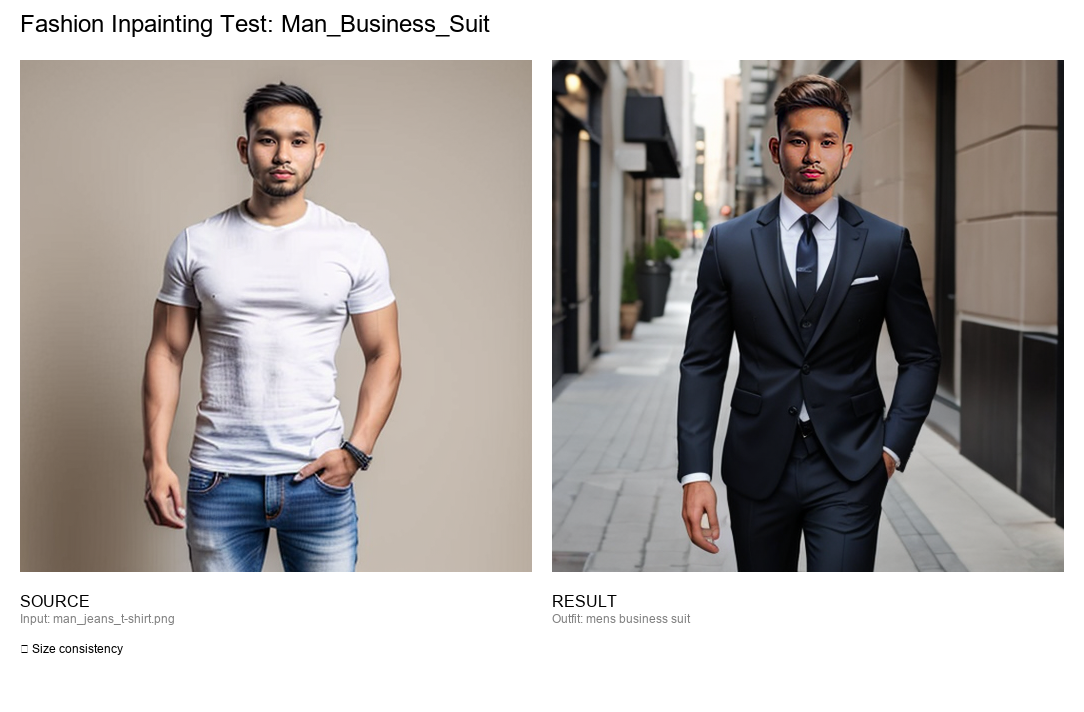
#> input picture examples/Man_Business_Suit_comparison.png, 1084 x 712 px
$ python -i fixed_appearance_analyzer.py   (imports and definitions only)
#> lines starting #> are read from the running program, lines starting #| are printed output that depends on the picture
"""
FIXED APPEARANCE ANALYZER - SPECIFIC FIXES FOR YOUR ISSUES
=========================================================

Addresses the specific problems from your test:
1. Better blonde detection (was detecting light_brown instead)
2. Fixed hair conflict detection (false positive with "red evening dress")
3. Fixed division by zero in skin analysis
4. Lower confidence thresholds for application
5. More aggressive blonde classification
"""

import cv2
import numpy as np
from PIL import Image
from typing import Tuple, Optional, Dict, List
import os

class FixedAppearanceAnalyzer:
    """
    Fixed analyzer addressing your specific detection issues
    """

    def __init__(self):
        # Initialize face detection
        self.face_cascade = cv2.CascadeClassifier(
            cv2.data.haarcascades + 'haarcascade_frontalface_default.xml'
        )

        # FIXED hair color ranges - more aggressive blonde detection
        self.hair_colors = {
            'platinum_blonde': {
                'brightness_min': 210,
                'terms': ['platinum blonde', 'very light blonde'],
                'rgb_ranges': [(210, 255), (200, 255), (180, 220)]
            },
            'blonde': {
                'brightness_min': 170,
                'terms': ['blonde', 'golden blonde', 'light blonde'],
                'rgb_ranges': [(170, 220), (150, 210), (120, 180)]
            },
            'light_blonde': {
                'brightness_min': 140,
                'terms': ['light blonde', 'dirty blonde'],
                'rgb_ranges': [(140, 180), (130, 170), (100, 140)]
            },
            'light_brown': {
                'brightness_min': 100,
                'terms': ['light brown', 'ash brown'],
                'rgb_ranges': [(100, 140), (90, 130), (70, 110)]
            },
            'brown': {
                'brightness_min': 70,
                'terms': ['brown', 'chestnut brown'],
                'rgb_ranges': [(70, 110), (60, 100), (40, 80)]
            },
            'dark_brown': {
                'brightness_min': 40,
                'terms': ['dark brown', 'chocolate brown'],
                'rgb_ranges': [(40, 80), (30, 60), (20, 50)]
            },
            'black': {
                'brightness_min': 0,
                'terms': ['black', 'jet black'],
                'rgb_ranges': [(0, 50), (0, 40), (0, 35)]
            }
        }

        # FIXED skin tone ranges - more aggressive fair skin detection
        self.skin_tones = {
            'very_fair': {
                'brightness_min': 200,
                'terms': ['very fair skin', 'porcelain skin'],
                'rgb_ranges': [(200, 255), (190, 245), (180, 235)]
            },
            'fair': {
                'brightness_min': 170,
                'terms': ['fair skin', 'light skin'],
                'rgb_ranges': [(170, 220), (160, 210), (150, 200)]
            },
            'light_medium': {
                'brightness_min': 140,
                'terms': ['light medium skin'],
                'rgb_ranges': [(140, 180), (130, 170), (120, 160)]
            },
            'medium': {
                'brightness_min': 110,
                'terms': ['medium skin'],
                'rgb_ranges': [(110, 150), (100, 140), (90, 130)]
            },
            'medium_dark': {
                'brightness_min': 80,
                'terms': ['medium dark skin'],
                'rgb_ranges': [(80, 120), (70, 110), (60, 100)]
            },
            'dark': {
                'brightness_min': 50,
                'terms': ['dark skin'],
                'rgb_ranges': [(50, 90), (45, 85), (40, 80)]
            }
        }

        print("🔧 Fixed Appearance Analyzer initialized")
        print("   Fixes: Blonde detection + Conflict detection + Division by zero")

    def analyze_appearance_fixed(self, image_path: str) -> Dict:
        """
        Fixed appearance analysis addressing your specific issues
        """
        print(f"🔧 Fixed appearance analysis: {os.path.basename(image_path)}")

        try:
            # Load image
            image = cv2.imread(image_path)
#> image is the input picture: shape (712, 1084, 3); mean B, G, R 165.6, 168.2, 173.2
            if image is None:
                raise ValueError(f"Could not load image: {image_path}")

            # Detect face
            face_bbox = self._detect_main_face(image)
            if face_bbox is None:
                print("   ⚠️ No face detected")
                return self._default_result()

            # FIXED hair analysis
            hair_result = self._analyze_hair_fixed(image, face_bbox)

            # FIXED skin analysis
            skin_result = self._analyze_skin_fixed(image, face_bbox)

            # Combine results
            combined_result = {
                'hair_color': hair_result,
                'skin_tone': skin_result,
                'combined_prompt_addition': f"{hair_result['prompt_addition']}, {skin_result['prompt_addition']}",
                'overall_confidence': (hair_result['confidence'] + skin_result['confidence']) / 2,
                'success': True
            }

            print(f"   ✅ Hair: {hair_result['color_name']} (conf: {hair_result['confidence']:.2f})")
            print(f"   ✅ Skin: {skin_result['tone_name']} (conf: {skin_result['confidence']:.2f})")
            print(f"   🎯 Combined: '{combined_result['combined_prompt_addition']}'")

            return combined_result

        except Exception as e:
            print(f"   ⚠️ Fixed analysis failed: {e}")
            return self._default_result()

    def _detect_main_face(self, image: np.ndarray) -> Optional[Tuple[int, int, int, int]]:
        """Simple face detection"""
        gray = cv2.cvtColor(image, cv2.COLOR_BGR2GRAY)
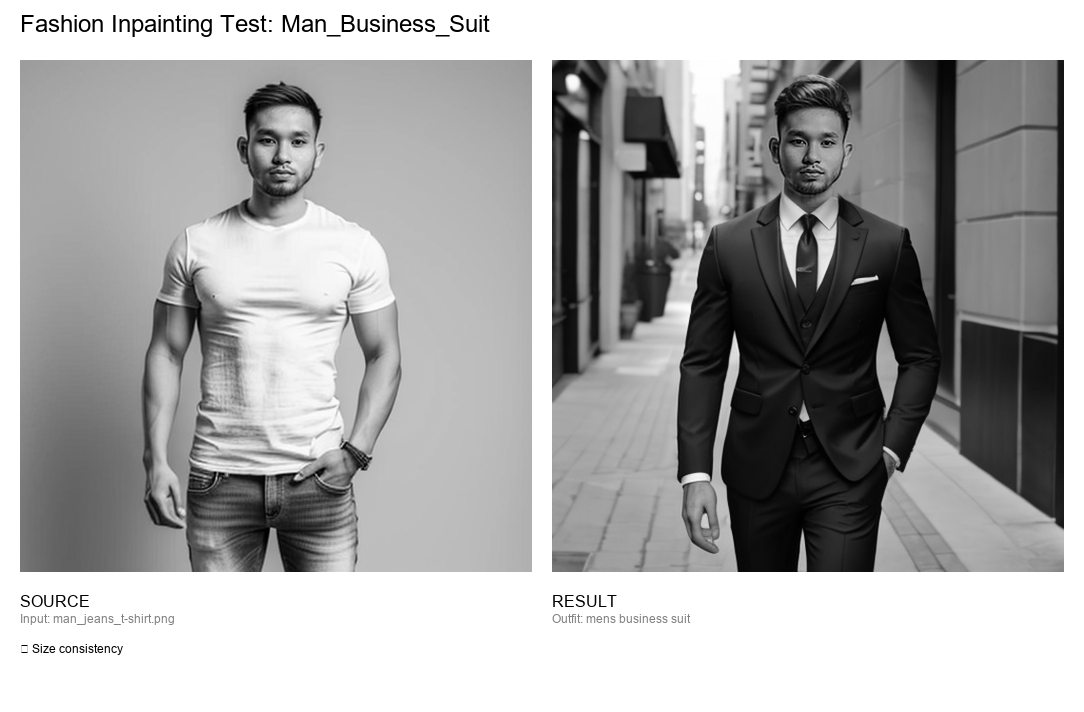
#> gray: shape (712, 1084); min 0, max 255, mean 169.4
        faces = self.face_cascade.detectMultiScale(gray, 1.1, 4, minSize=(60, 60))
#> faces = [[773, 109, 81, 81], [240, 106, 87, 87], [777, 198, 68, 68]]
#> in analyze_appearance_fixed, `face_bbox = self._detect_main_face(image)`: face_bbox = (240, 106, 87, 87)

        if len(faces) == 0:
            return None

        # Return largest face
        return tuple(max(faces, key=lambda x: x[2] * x[3]))

    def _analyze_hair_fixed(self, image: np.ndarray, face_bbox: Tuple[int, int, int, int]) -> Dict:
        """
        FIXED hair analysis with aggressive blonde detection
        """
#> called with face_bbox = (240, 106, 87, 87)
        fx, fy, fw, fh = face_bbox
#> fx = 240; fy = 106; fw = 87; fh = 87
        h, w = image.shape[:2]
#> h = 712; w = 1084

        # Define hair region (above and around face)
        hair_top = max(0, fy - int(fh * 0.4))
#> hair_top = 72
        hair_bottom = fy + int(fh * 0.1)
#> hair_bottom = 114
        hair_left = max(0, fx - int(fw * 0.1))
#> hair_left = 232
        hair_right = min(w, fx + fw + int(fw * 0.1))
#> hair_right = 335

        if hair_bottom <= hair_top or hair_right <= hair_left:
            return self._default_hair_result()

        # Extract hair region
        hair_region = image[hair_top:hair_bottom, hair_left:hair_right]
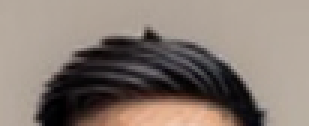
#> hair_region: shape (42, 103, 3) (shown 3 times larger); mean B, G, R 113.4, 121.6, 134.1

        if hair_region.size == 0:
            return self._default_hair_result()

        # Convert to RGB
        hair_rgb = cv2.cvtColor(hair_region, cv2.COLOR_BGR2RGB)

        # Get average color (simple but effective)
        hair_pixels = hair_rgb.reshape(-1, 3)

        # Filter out very dark (shadows) and very bright (highlights) pixels
        brightness = np.mean(hair_pixels, axis=1)
#> brightness = 4326 values, max 205 at index 4280, min 0 at index 3418, mean 123.1
        valid_mask = (brightness > 40) & (brightness < 220)

        if valid_mask.sum() < 10:
            filtered_pixels = hair_pixels
        else:
            filtered_pixels = hair_pixels[valid_mask]

        # Calculate average color
        avg_hair_color = np.mean(filtered_pixels, axis=0).astype(int)
#> avg_hair_color = [160, 146, 135]

        print(f"   🔬 Hair RGB: {avg_hair_color}")
#|    🔬 Hair RGB: [160 146 135]

        # FIXED: Aggressive blonde classification
        hair_result = self._classify_hair_fixed(avg_hair_color)

        return hair_result

    def _classify_hair_fixed(self, rgb_color: np.ndarray) -> Dict:
        """
        FIXED hair classification with aggressive blonde detection
        """
        r, g, b = rgb_color
#> r = 160; g = 146; b = 135
        brightness = (r + g + b) / 3
#> brightness = 147

        print(f"   🔬 Hair brightness: {brightness:.1f}")
#|    🔬 Hair brightness: 147.0

        # AGGRESSIVE blonde detection
        if brightness > 140:  # Lowered threshold
            # Additional blonde checks
            blue_ratio = b / max(1, (r + g) / 2)  # Avoid division by zero
#> blue_ratio = 0.882
            rg_diff = abs(r - g)
#> rg_diff = 14

            print(f"   🔬 Blue ratio: {blue_ratio:.2f}, RG diff: {rg_diff}")
#|    🔬 Blue ratio: 0.88, RG diff: 14
#> in _analyze_hair_fixed, `hair_result = self._classify_hair_fixed(avg_hair_color)`: hair_result = {'color_name': 'light_blonde', 'confidence': 0.8, 'rgb_values': (160, 146, 135), 'prompt_addition': 'light blonde', 'detection_method': 'aggressive_blonde_detection'}

            # Blonde characteristics: low blue ratio, similar R&G
            if blue_ratio < 1.1 and rg_diff < 30:
                if brightness > 180:
                    color_name = 'blonde'
                    confidence = 0.9
                elif brightness > 160:
                    color_name = 'blonde'
                    confidence = 0.85
                else:
                    color_name = 'light_blonde'
                    confidence = 0.8

                print(f"   🎯 BLONDE DETECTED: {color_name}")

                return {
                    'color_name': color_name,
                    'confidence': confidence,
                    'rgb_values': tuple(rgb_color),
                    'prompt_addition': self.hair_colors[color_name]['terms'][0],
                    'detection_method': 'aggressive_blonde_detection'
                }

        # Non-blonde classification
        for color_name, color_info in self.hair_colors.items():
            if color_name in ['platinum_blonde', 'blonde', 'light_blonde']:
                continue

            if brightness >= color_info['brightness_min']:
                return {
                    'color_name': color_name,
                    'confidence': 0.7,
                    'rgb_values': tuple(rgb_color),
                    'prompt_addition': color_info['terms'][0],
                    'detection_method': 'brightness_classification'
                }

        # Default fallback
        return self._default_hair_result()

    def _analyze_skin_fixed(self, image: np.ndarray, face_bbox: Tuple[int, int, int, int]) -> Dict:
        """
        FIXED skin analysis with division by zero protection
        """
#> called with face_bbox = (240, 106, 87, 87)
        fx, fy, fw, fh = face_bbox
#> fx = 240; fy = 106; fw = 87; fh = 87

        # Define skin regions (forehead and cheeks)
        regions = [
            # Forehead
            (fx + int(fw * 0.2), fy + int(fh * 0.1), int(fw * 0.6), int(fh * 0.2)),
            # Left cheek
            (fx + int(fw * 0.1), fy + int(fh * 0.4), int(fw * 0.25), int(fh * 0.2)),
            # Right cheek
            (fx + int(fw * 0.65), fy + int(fh * 0.4), int(fw * 0.25), int(fh * 0.2))
        ]
#> regions = [(257, 114, 52, 17), (248, 140, 21, 17), (296, 140, 21, 17)]

        skin_samples = []

        for rx, ry, rw, rh in regions:
            if rw <= 0 or rh <= 0:
                continue

            # Extract region
            region = image[ry:ry+rh, rx:rx+rw]
            if region.size == 0:
                continue

            # Convert to RGB
            region_rgb = cv2.cvtColor(region, cv2.COLOR_BGR2RGB)
            region_pixels = region_rgb.reshape(-1, 3)

            # FIXED: Safe filtering with division by zero protection
            brightness = np.mean(region_pixels, axis=1)
            valid_mask = (brightness > 70) & (brightness < 230)

            if valid_mask.sum() > 5:
                filtered_pixels = region_pixels[valid_mask]
                avg_color = np.mean(filtered_pixels, axis=0)
                skin_samples.append(avg_color)
#> this loop made 3 passes
#> (rx, ry, rw, avg_color) on passes 1 to 3: (257, 114, 52, [213.7, 169.3, 143.6]), (248, 140, 21, [163.1, 124.4, 109.4]), (296, 140, 21, [215.3, 172.7, 152.5])
#> after the loop, skin_samples = [[213.7, 169.3, 143.6], [163.1, 124.4, 109.4], [215.3, 172.7, 152.5]]

        if not skin_samples:
            return self._default_skin_result()

        # Average all samples
        avg_skin_color = np.mean(skin_samples, axis=0).astype(int)
#> avg_skin_color = [197, 155, 135]

        print(f"   🔬 Skin RGB: {avg_skin_color}")
#|    🔬 Skin RGB: [197 155 135]

        # FIXED skin classification
        skin_result = self._classify_skin_fixed(avg_skin_color)

        return skin_result

    def _classify_skin_fixed(self, rgb_color: np.ndarray) -> Dict:
        """
        FIXED skin classification with aggressive fair skin detection
        """
        r, g, b = rgb_color
#> r = 197; g = 155; b = 135
        brightness = (r + g + b) / 3
#> brightness = 162.3

        print(f"   🔬 Skin brightness: {brightness:.1f}")
#|    🔬 Skin brightness: 162.3

        # AGGRESSIVE fair skin detection
        if brightness > 160 and min(r, g, b) > 140:  # Lowered thresholds
            if brightness > 190:
                tone_name = 'very_fair'
                confidence = 0.9
            else:
                tone_name = 'fair'
                confidence = 0.85

            print(f"   🎯 FAIR SKIN DETECTED: {tone_name}")

            return {
                'tone_name': tone_name,
                'confidence': confidence,
                'rgb_values': tuple(rgb_color),
                'prompt_addition': self.skin_tones[tone_name]['terms'][0],
                'detection_method': 'aggressive_fair_detection'
            }

        # Non-fair classification
        for tone_name, tone_info in self.skin_tones.items():
            if tone_name in ['very_fair', 'fair']:
                continue

            if brightness >= tone_info['brightness_min']:
                return {
                    'tone_name': tone_name,
                    'confidence': 0.7,
                    'rgb_values': tuple(rgb_color),
                    'prompt_addition': tone_info['terms'][0],
                    'detection_method': 'brightness_classification'
                }

        return self._default_skin_result()

    # [207 lines left out: functions enhance_prompt_fixed, _default_hair_result, _default_skin_result, _default_result, test_fixed_appearance_analysis, debug_blonde_detection, not called in this run]


# [40 lines not run here, left out]

>>> result = FixedAppearanceAnalyzer().analyze_appearance_fixed('../examples/Man_Business_Suit_comparison.png')
#> in _analyze_skin_fixed, `skin_result = self._classify_skin_fixed(avg_skin_color)`: skin_result = {'tone_name': 'light_medium', 'confidence': 0.7, 'rgb_values': (197, 155, 135), 'prompt_addition': 'light medium skin', 'detection_method': 'brightness_classification'}
#|    ✅ Hair: light_blonde (conf: 0.80)
#|    ✅ Skin: light_medium (conf: 0.70)
#|    🎯 Combined: 'light blonde, light medium skin'
#> result = 5 items

$ run again, on examples/Woman_Evening_Dress_comparison.png
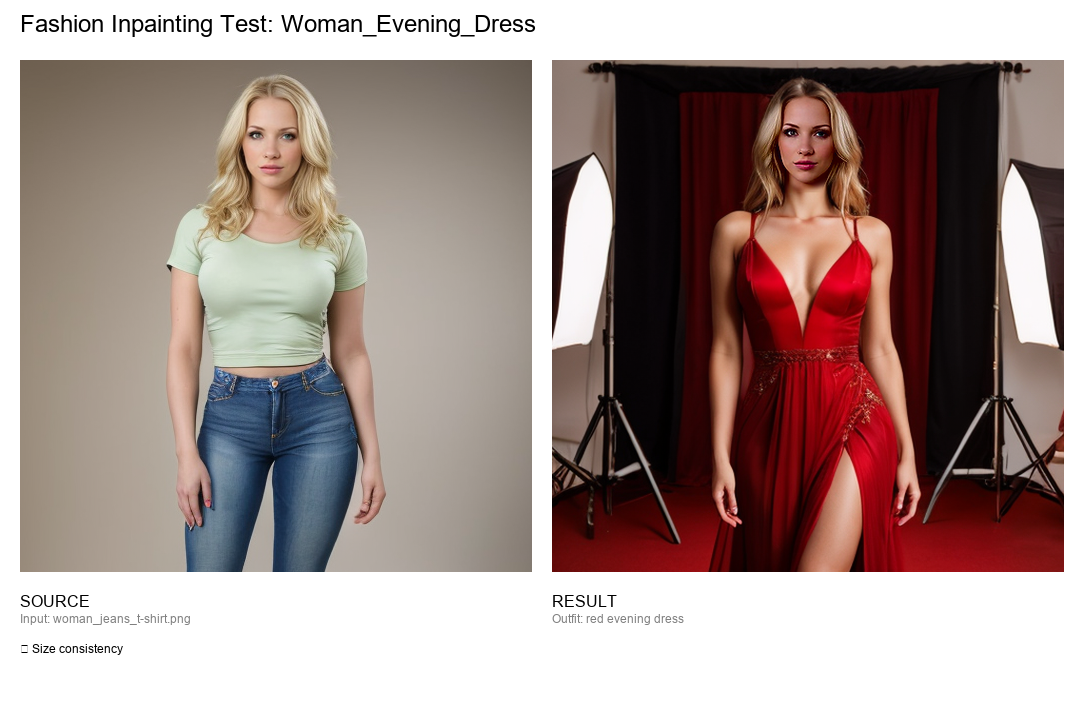
#> input picture examples/Woman_Evening_Dress_comparison.png, 1084 x 712 px
#> in analyze_appearance_fixed, image is the input picture: shape (712, 1084, 3); mean B, G, R 141.9, 146.2, 164.7
#> in _detect_main_face, `gray = cv2.cvtColor(image, cv2.COLOR_BGR2GRAY)`:
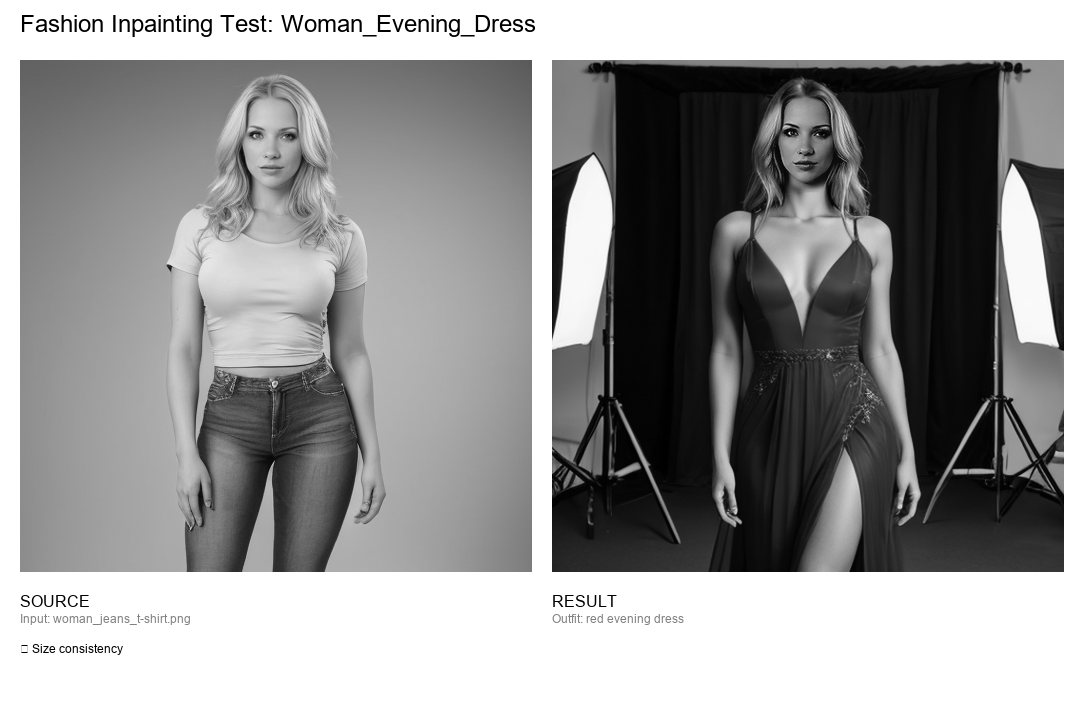
#> gray: shape (712, 1084); min 0, max 255, mean 151.3
#> faces = [[769, 105, 74, 74], [234, 108, 74, 74]]
#> face_bbox = (769, 105, 74, 74)
#> in _analyze_hair_fixed, `fx, fy, fw, fh = face_bbox`: fx = 769; fy = 105; fw = 74
#> hair_top = 76
#> hair_bottom = 112
#> hair_left = 762
#> hair_right = 850
#> in _analyze_hair_fixed, `hair_region = image[hair_top:hair_bottom, hair_left:hair_right]`:
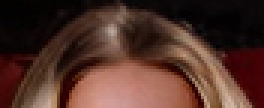
#> hair_region: shape (36, 88, 3) (shown 3 times larger); mean B, G, R 41.1, 49.8, 80.5
#> in _analyze_hair_fixed, `brightness = np.mean(hair_pixels, axis=1)`: brightness = 3168 values, max 186.7 at index 2980, min 0.667 at index 93, mean 57.13
#> filtered_pixels = 1591 rows, first 8: [57, 36, 32], [63, 43, 40], [56, 39, 30], [61, 40, 33], [63, 42, 37], [61, 38, 32], [71, 47, 39], [100, 78, 66]
#> avg_hair_color = [132, 90, 74]
#|    🔬 Hair RGB: [132  90  74]
#> in _classify_hair_fixed, `r, g, b = rgb_color`: r = 132; g = 90; b = 74
#> in _classify_hair_fixed, `brightness = (r + g + b) / 3`: brightness = 98.67
#|    🔬 Hair brightness: 98.7
#> in _analyze_hair_fixed, `hair_result = self._classify_hair_fixed(avg_hair_color)`: hair_result = {'color_name': 'brown', 'confidence': 0.7, 'rgb_values': (132, 90, 74), 'prompt_addition': 'brown', 'detection_method': 'brightness_classification'}
#> in _analyze_skin_fixed, `fx, fy, fw, fh = face_bbox`: fx = 769; fy = 105; fw = 74
#> regions = [(783, 112, 44, 14), (776, 134, 18, 14), (817, 134, 18, 14)]
#> the loop in _analyze_skin_fixed, `for rx, ry, rw, rh in regions:` made 3 passes
#> (rx, ry, rw, avg_color) on passes 1 to 3: (783, 112, 44, [188.3, 129.4, 116.8]), (776, 134, 18, [185.3, 122.3, 110.7]), (817, 134, 18, [156.8, 93.6, 78.03])
#> after the loop in _analyze_skin_fixed, `for rx, ry, rw, rh in regions:`: skin_samples = [[188.3, 129.4, 116.8], [185.3, 122.3, 110.7], [156.8, 93.6, 78.03]]
#> avg_skin_color = [176, 115, 101]
#|    🔬 Skin RGB: [176 115 101]
#> in _classify_skin_fixed, `r, g, b = rgb_color`: r = 176; g = 115; b = 101
#> in _classify_skin_fixed, `brightness = (r + g + b) / 3`: brightness = 130.7
#|    🔬 Skin brightness: 130.7
#> in _analyze_skin_fixed, `skin_result = self._classify_skin_fixed(avg_skin_color)`: skin_result = {'tone_name': 'medium', 'confidence': 0.7, 'rgb_values': (176, 115, 101), 'prompt_addition': 'medium skin', 'detection_method': 'brightness_classification'}
#|    ✅ Hair: brown (conf: 0.70)
#|    ✅ Skin: medium (conf: 0.70)
#|    🎯 Combined: 'brown, medium skin'
#> result = 5 items
